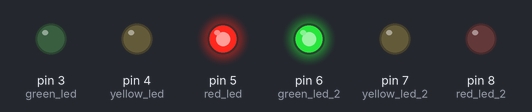
Recording of a sketch running on a simulated Arduino Uno, built with avr-gcc and run on an emulated ATmega328P. Shown: output pins drawn as LEDs (lit = HIGH).

Above: at 2.5 s.
At 6.0 s:
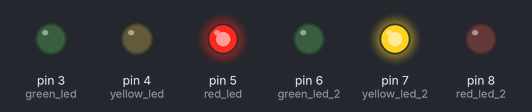
At 9.5 s:
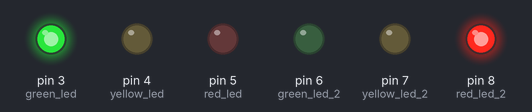
At 13.0 s:
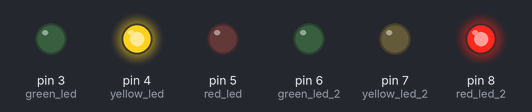
Timing chart, 0 to 18.2 s (numbered marks = the images above):
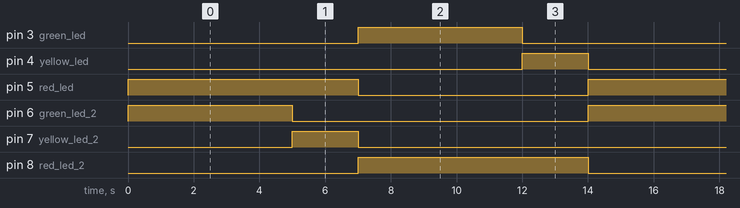

The sketch:

task2_double_traffic_light.ino
```cpp
// Task 2: Double traffic light
// Ishaan Takrani
// Arun Chauhan

/*
  Each LED pin on the Arduino can be
  represented by an easily understandable
  name. These are called variables.

  The number values assigned to the variable
  can vary based on which arduino pins you use
*/
int green_led = 3;
int yellow_led = 4;
int red_led = 5;

int green_led_2 = 6;
int yellow_led_2 = 7;
int red_led_2 = 8;

void setup() {
  /*
  In void setup, all of the LED
  pins are defined are defined
  as outputs. This is because the LED's
  receive instructions / information from
  the Arduino, and not the other way around
  */
  pinMode(green_led, OUTPUT);
  pinMode(yellow_led, OUTPUT);
  pinMode(red_led, OUTPUT);

  pinMode(green_led_2, OUTPUT);
  pinMode(yellow_led_2, OUTPUT);
  pinMode(red_led_2, OUTPUT);
}

void loop() {

  digitalWrite(red_led_2, LOW);   //second red led is off
  digitalWrite(red_led, HIGH);  // first red led is on
  digitalWrite(green_led_2, HIGH);  // second green led is on for 5 seconds
  delay(5000);

  digitalWrite(green_led_2, LOW); // green led 2 turns off, and yellow led 2 turns on for 2 seconds
  digitalWrite(yellow_led_2, HIGH);
  delay(2000);

  digitalWrite(yellow_led_2, LOW);  // yellow led 2 turns off, and red led 2 turns on.
  digitalWrite(red_led_2, HIGH);  // At this point, the second light has completed a green -> red cycle


  digitalWrite(red_led, LOW); // red led 1 (finally) turns off
  digitalWrite(green_led, HIGH);  // green led 1 turns green for 5 seconds
  delay(5000);


  digitalWrite(green_led, LOW); // green led 1 turns off and the yellow one turns on for 2 seconds
  digitalWrite(yellow_led, HIGH);
  delay(2000);

  digitalWrite(yellow_led, LOW);  // finally, yellow led one turns off and the red one turns on

}
```

Measured:
- by itself, pin 3 (green_led), pin 6 (green_led_2): alternates HIGH for 5.0 s and LOW for 9.0 s
- by itself, pin 4 (yellow_led), pin 7 (yellow_led_2): alternates HIGH for 2.0 s and LOW for 12.0 s
- by itself, pin 5 (red_led), pin 8 (red_led_2): alternates HIGH for 7.0 s and LOW for 7.0 s
